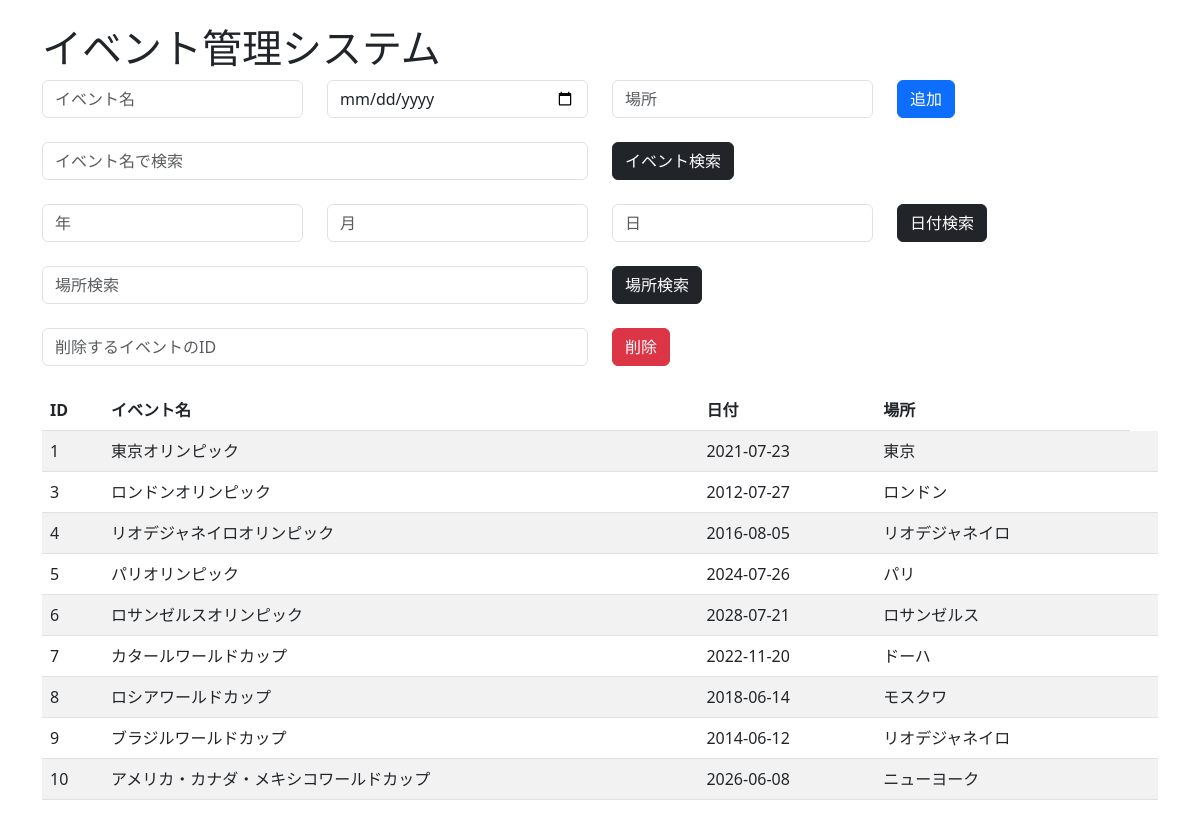
Before: / with the older database file.
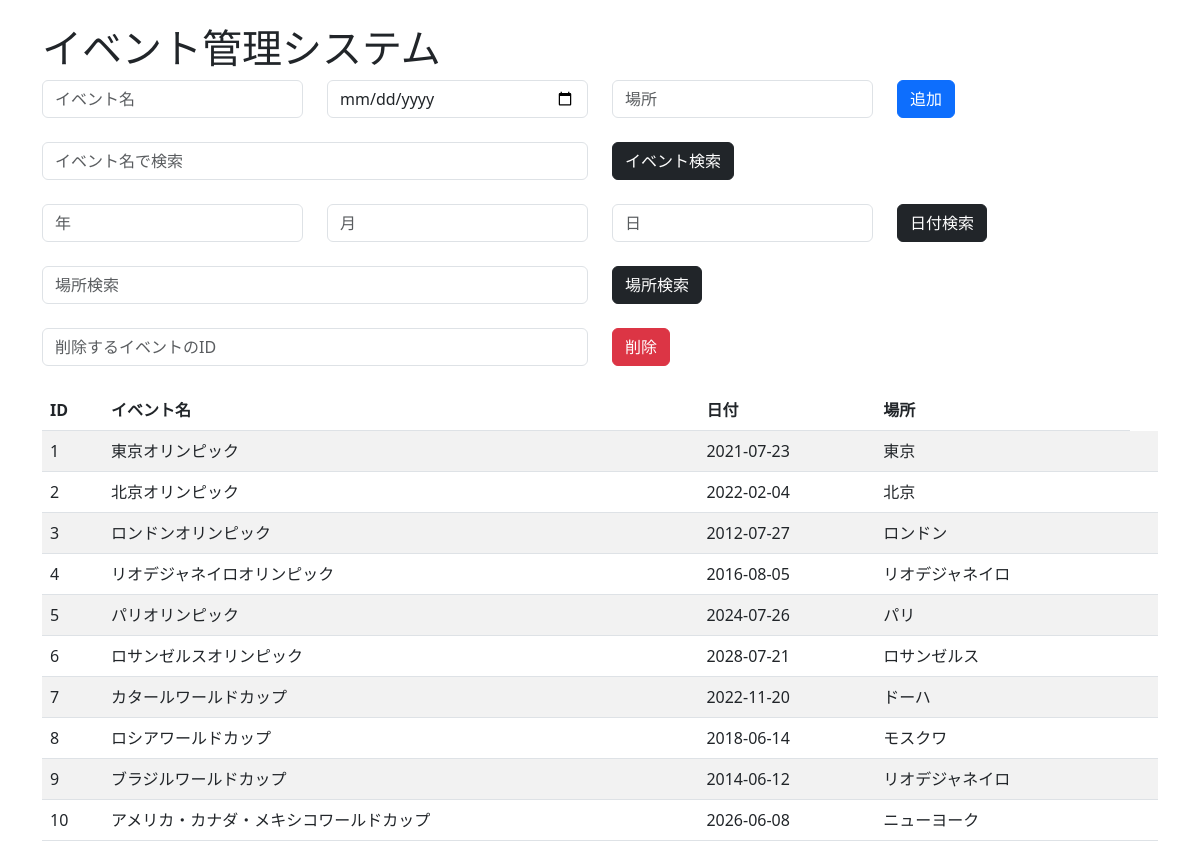
After: the same page with the newer database file.
### tables this page shows
CREATE TABLE events (
    event_id INTEGER PRIMARY KEY AUTOINCREMENT,
    event_name TEXT NOT NULL,
    event_date TEXT NOT NULL,
    location TEXT NOT NULL
);

### a7-1.py (the view)
@app.route("/")
def index():
    conn = get_db()
    cur = conn.cursor()
    cur.execute("SELECT * FROM events")
    events = cur.fetchall()
    return render_template("a7-1.html", events=events)

### a7-1.py (called while the page is built)
def get_db():
    conn = sqlite3.connect(DATABASE)
    conn.row_factory = sqlite3.Row
    return conn

### templates/a7-1.html (shortened to what this page needs)
<!doctype html>
<html lang="ja">
  <head>
    <link href="https://cdn.jsdelivr.net/npm/bootstrap@5.3.0/dist/css/bootstrap.min.css" rel="stylesheet" />
  </head>
  <body>
    <div class="container mt-4">
      <h1>イベント管理システム</h1>
      <form action="{{ url_for('add_event') }}" method="post" class="mb-4">
        <div class="row mb-3">
          <div class="col">
            <input type="text" class="form-control" name="event_name" placeholder="イベント名" required />
          </div>
          <div class="col">
            <input type="date" class="form-control" name="event_date" required />
          </div>
          <div class="col">
            <input type="text" class="form-control" name="location" placeholder="場所" required />
          </div>
          <div class="col">
            <button type="submit" class="btn btn-primary">追加</button>
          </div>
        </div>
      </form>
      <form action="{{ url_for('search_event_name') }}" method="get" class="mb-4">
        <div class="row mb-3">
          <div class="col">
            <input type="text" class="form-control" name="event_name" placeholder="イベント名で検索" />
          </div>
          <div class="col">
            <button type="submit" class="btn btn-dark">イベント検索</button>
          </div>
        </div>
      </form>
      <form action="{{ url_for('search_date') }}" method="get" class="mb-4">
        <div class="row mb-3">
          <div class="col">
            <input type="text" class="form-control" name="year" placeholder="年" />
          </div>
          <div class="col">
            <input type="text" class="form-control" name="month" placeholder="月" />
          </div>
          <div class="col">
            <input type="text" class="form-control" name="day" placeholder="日" />
          </div>
          <div class="col">
            <button type="submit" class="btn btn-dark">日付検索</button>
          </div>
        </div>
      </form>
      <form action="{{ url_for('search_location') }}" method="get" class="mb-4">
        <div class="row mb-3">
          <div class="col">
            <input type="text" class="form-control" name="location" placeholder="場所検索" />
          </div>
          <div class="col">
            <button type="submit" class="btn btn-dark">場所検索</button>
          </div>
        </div>
      </form>
      <form action="{{ url_for('delete_event') }}" method="post" class="mb-4">
        <div class="row mb-3">
          <div class="col">
            <input type="text" class="form-control" name="event_id" placeholder="削除するイベントのID" required />
          </div>
          <div class="col">
            <button type="submit" class="btn btn-danger">削除</button>
          </div>
        </div>
      </form>
      <table class="table table-striped">
        <thead>
          <tr>
            <th>ID</th>
            <th>イベント名</th>
            <th>日付</th>
            <th>場所</th>
          </tr>
        </thead>
        <tbody>
          {% for event in events %}
          <tr>
            <td>{{ event.event_id }}</td>
            <td>{{ event.event_name }}</td>
            <td>{{ event.event_date }}</td>
            <td>{{ event.location }}</td>
            <td>
            </td>
          </tr>
          {% endfor %}
        </tbody>
      </table>
    </div>
  </body>
</html>

Changed rows visible on the page:
added events: event_id "2", event_name "北京オリンピック", event_date "2022-02-04", location "北京"
